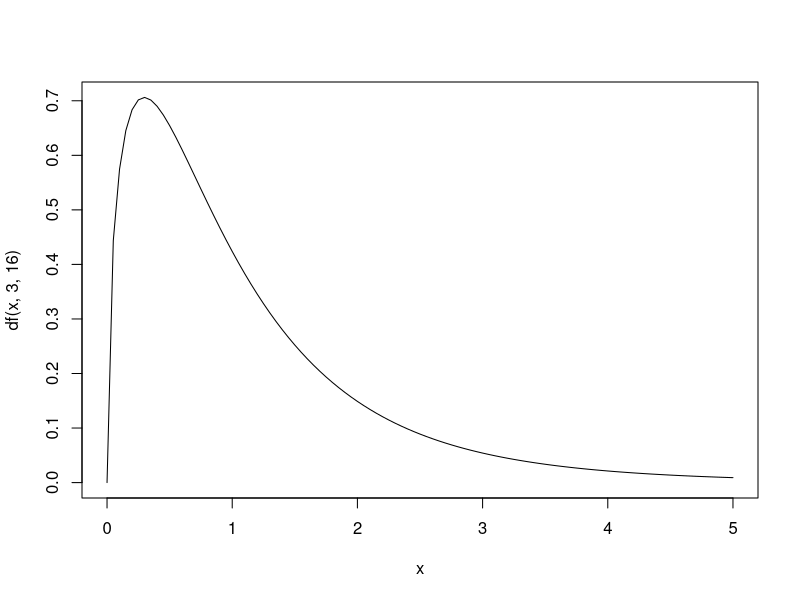
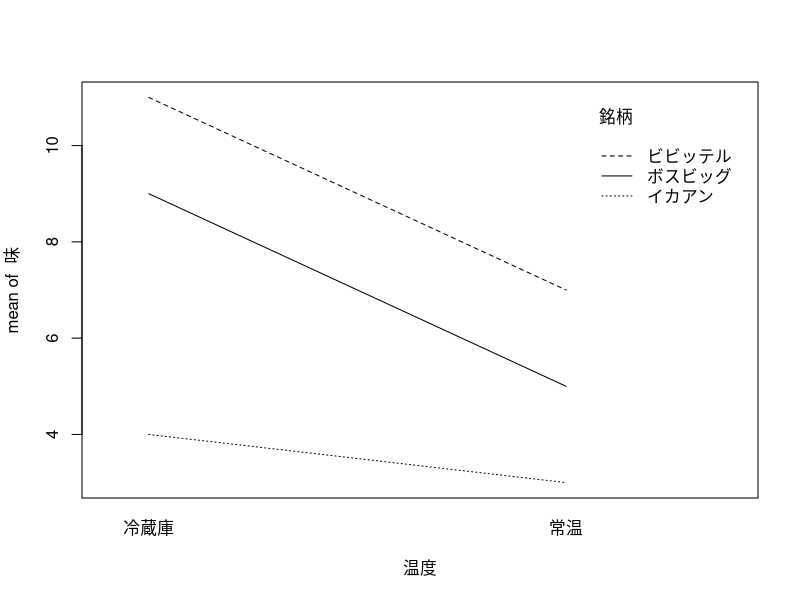
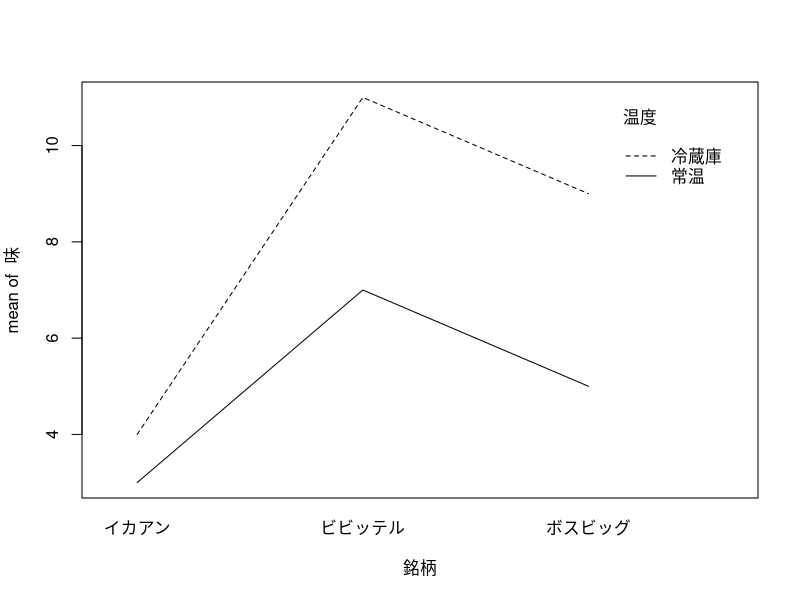

These charts were generated, in order, by the following R code:

# 7.1.1 一元配置分散分析(対応なし)を実行する --------------------------------------------------

curve(df(x, 3, 16), 0, 5)

A <- c(15, 9, 18, 14, 18)
B <- c(13, 8, 8, 12, 7)
C <- c(10, 6, 11, 7, 12)
D <- c(10, 7, 3, 5, 7)
統計テスト2 <- c(A, B, C, D)

指導法 <- c(rep("A", 5), rep("B", 5), rep("C", 5), rep("D", 5))
指導法2 <- factor(指導法)

oneway.test(統計テスト2~指導法2, var.equal=TRUE)

summary(aov(統計テスト2~指導法2))

anova(lm(統計テスト2~指導法2))

全データ <- cbind(A, B, C, D)

郡平均 <- colMeans(全データ)
全平均 <- mean(全データ)

全平均行列 <- matrix(rep(全平均, 20), nrow=5, ncol=4)

郡平均行列 <- matrix(rep(郡平均, 20), nrow=5, ncol=4, byrow=TRUE)
print(郡平均行列)

全体 <- 全データ - 全平均行列
print(全体)

群間 <- 郡平均行列 -全平均行列
print(群間)

群内 <- 全データ - 郡平均行列
print(群内)

全体平方和 <- sum(全体^2)

群間平方和 <- sum(群間^2)

群内平方和 <- sum(群内^2)

群間自由度 <- ncol(全データ)-1
群内自由度 <- (nrow(全データ)-1)*ncol(全データ)
全体自由度 <- length(全データ)-1

群間平均平方 <- 群間平方和/群間自由度
print(群間平均平方)

群内平均平方 <- 群内平方和/群内自由度
print(群内平均平方)

全体平方和 / 全体自由度
var(統計テスト2)

F <- 群間平均平方/群内平均平方
print(F)


# 7.1.3 多重比較(Tukeyの方法) ----------------------------------------------------

mean(A)
mean(D)
nrow(全データ)
sum((全データ - 郡平均行列)^2)/((nrow(全データ)-1)*ncol(全データ)) #群内平均平方
q <- abs(mean(A) - mean(D))/sqrt(群内平均平方/nrow(全データ))

qtukey(0.95, ncol(全データ), ((nrow(全データ)-1)*ncol(全データ)))
qtukey(0.05, 4, 16, lower.tail=FALSE)

TukeyHSD(aov(統計テスト2~指導法2))

# 7.2.1 対応がないものと見なして分散分析をしてみる ---------------------------------------------

好意度 <- c(7, 8, 9, 5, 6, 5, 4, 7, 1, 3, 8, 6, 7, 2, 5)
科目 <- factor(c(rep("線形代数", 5), rep("微分積分", 5), rep("確率統計", 5)))
summary(aov(好意度~科目))


# 7.2.2 一元配置分散分析(対応あり)を実行する -----------------------------------------------

人 <- factor(rep(c("田中", "岸", "大引", "吉川", "萩野"), 3))

summary(aov(好意度~科目+人))

qf(0.05, 2, 8, lower.tail=FALSE)


# 7.2.4 平方和の分解と自由度の計算 --------------------------------------------------------

全データ <- matrix(c(7, 8, 9, 5, 6, 5, 4, 7, 1, 3, 8, 6, 7, 2, 5), nrow=5, ncol=3)


科目平均 <- colMeans(全データ)

人平均 <-rowMeans(全データ)

全平均 <-mean(全データ)


全平均行列 <- matrix(rep(全平均, 15), nrow=5, ncol=3)

科目平均行列 <- matrix(rep(科目平均, 5), nrow=5, ncol=3, byrow=TRUE)

人平均行列 <- matrix(rep(人平均, 3), nrow=5, ncol=3)


全体 <- 全データ - 全平均行列

条件 <- 科目平均行列 - 全平均行列

個人差 <- 人平均行列 - 全平均行列

残差 <- 全データ - 全平均行列 - 条件 - 個人差


全体平方和 <- sum(全体^2)

条件平方和 <- sum(条件^2)

個人差平方和 <- sum(個人差^2)

残差平方和 <- sum(残差^2)


summary(aov(c(全データ)~科目+人))


# 7.3.2 二元配置分散分析(対応なし)を分析する -----------------------------------------------

味 <- c(6, 4, 5, 3, 2,
        10, 8, 10, 8, 9,
        11, 12, 12, 10, 10,
        5, 4, 2, 2, 2,
        7, 6, 5, 4, 3,
        12, 8, 5, 6, 4)

温度 <- factor(c(rep("冷蔵庫", 15), rep("常温", 15)))

銘柄 <- factor(rep(c(rep("イカアン", 5), rep("ボスビッグ", 5), rep("ビビッテル", 5)), 2))

summary(aov(味~温度*銘柄))


if(sum((味-mean(味))^2) == (67.5000+155.000+15.000+76.000)) print('success')

interaction.plot(温度, 銘柄, 味)
interaction.plot(銘柄, 温度, 味)


# 7.3.3 一元配置と見なして分散分析をしてみる ------------------------------------------------

summary(aov(味~温度))


# 7.4 二元配置分散分析(2要因とも対応あり) -------------------------------------------------

人1 <- factor(rep(c("村松", "川崎", "井口", "松中", "城島"), 6))

数字ID1 <- factor(rep(1:5, 6))

summary(aov(味~温度*銘柄+Error(人1+人1:温度+人1:銘柄+人1:温度:銘柄)))


# 7.5 二元配置分散分析(1要因のみ対応あり) -------------------------------------------------

A1条件 <- rep(c("村松", "川崎", "井口", "松中", "城島"), 3)
A2条件 <- rep(c("斉藤", "和田", "寺原", "杉内", "新垣"), 3)
人2 <- factor(c(A1条件, A2条件))

数字ID2 <- factor(c(rep(1:5, 3), rep(6:10, 3)))

summary(aov(味~温度*銘柄+Error(人2:温度+人2:温度:銘柄)))

summary(aov(味~温度*銘柄+Error(人2:温度+人2:温度:銘柄)))


# 練習問題 --------------------------------------------------------------------

(1)
low <- c(75, 61, 68, 58, 66, 55, 65, 63)
lit <- c(62, 60, 66, 63, 55, 53, 59, 63)
sci <- c(65, 60, 78, 52, 59, 66, 73, 64)
eng <- c(52, 59, 44, 67, 47, 53, 58, 49)

test <- c(low, lit, sci, eng)
department <- factor(c(rep('low', 8), rep('lit', 8), rep('sci', 8), rep('eng', 8)))

summary(aov(test~department))
TukeyHSD(aov(test~department))

(2)
lec <- c(51, 66, 70, 75, 73, 62, 55)
pra <- c(47, 54, 55, 39, 60, 62, 56)
tra <- c(55, 37, 47, 60, 62, 53, 50)

test2 <- c(lec, pra, tra)
student <- factor(rep(c("森本", "田中", "稲葉", "瀬木", "高橋", "工藤", "金子"), 3))
lesson <- factor(c(rep("講義", 7), rep("問題", 7), rep("実習", 7)))

summary(aov(test2~lesson+student))
TukeyHSD(aov(test2~lesson+student))



